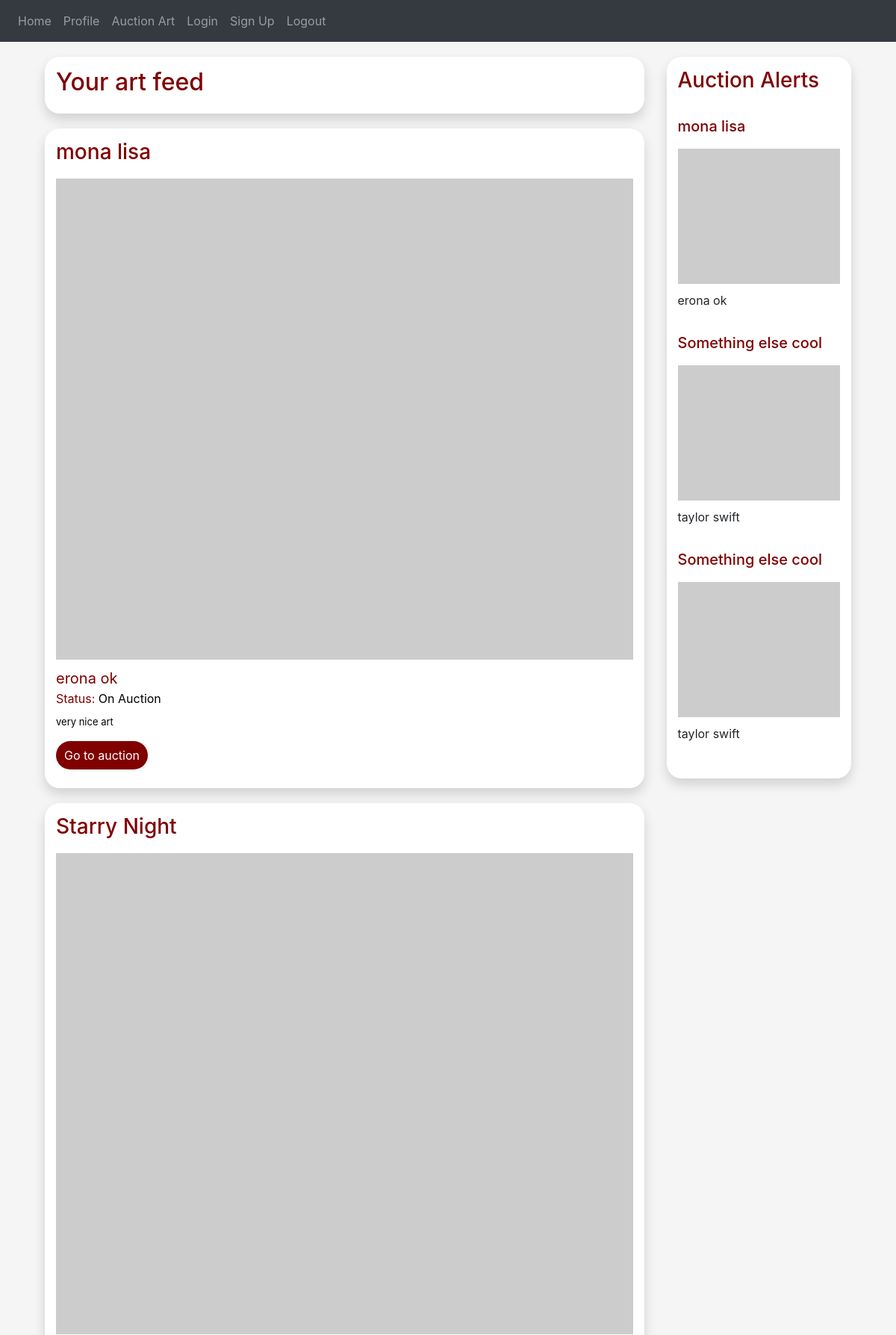
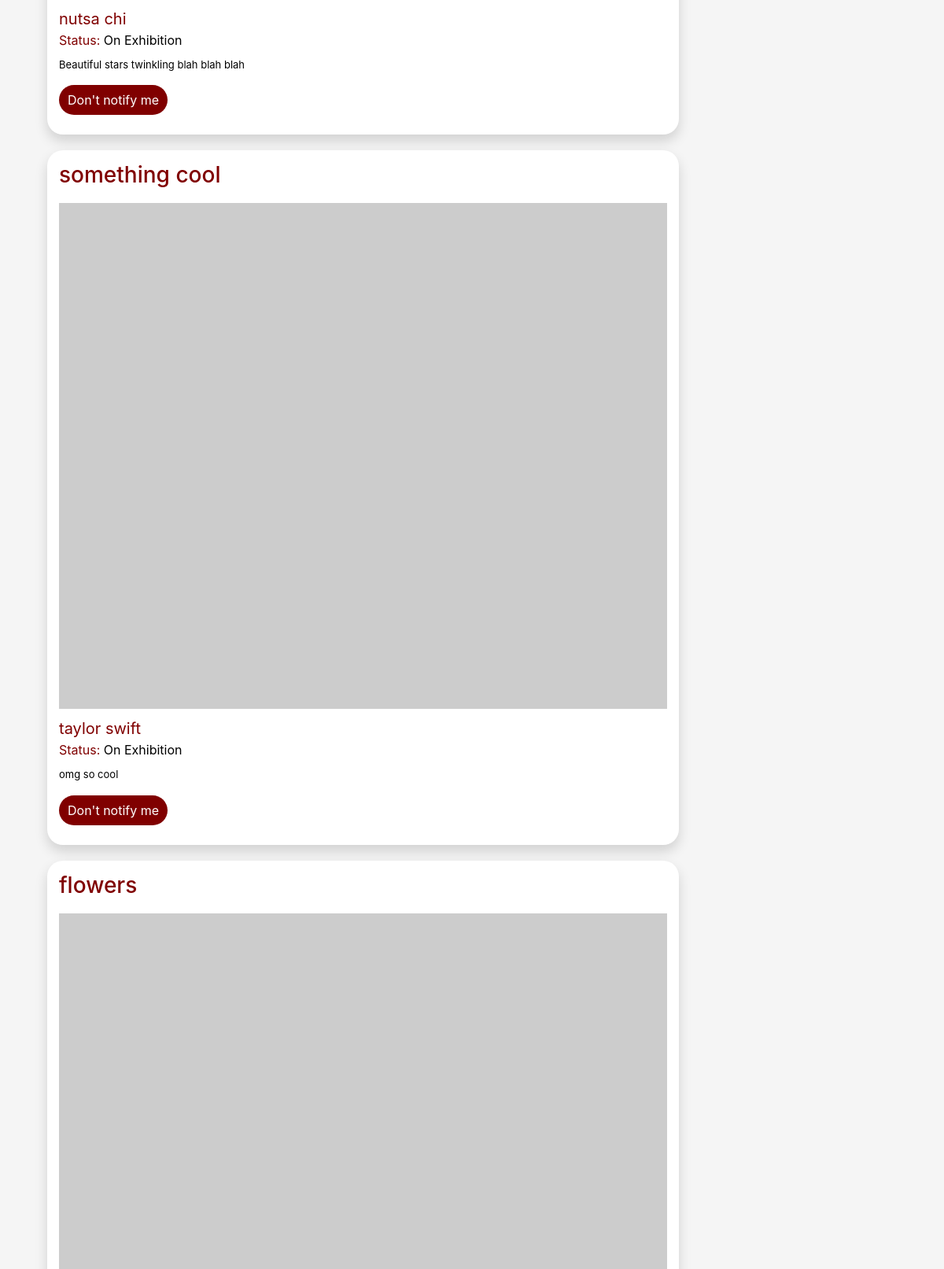
Screenshot of / (signed in, upper part) with the database file from the repository (2 pictures, top to bottom).
### auctionly/art/art.py (models this page shows, shortened)
class Art(db.Model):
    id = db.Column(db.Integer, primary_key=True)
    owner_id = db.Column(db.Integer, db.ForeignKey("user.id"))
    name = db.Column(db.String(150))
    description = db.Column(db.String(150))
    image = db.Column(db.String(150))
    art_category = db.Column(db.String(150))
    up_for_auction = db.Column(db.String(5))
    def get_name(self):
        return self.name
    def get_owner(self):
        return self.owner_id
    def get_description(self):
        return self.description
    def get_up_for_auction(self):
        return self.up_for_auction
    def get_art_category(self):
        return self.art_category
    def get_art_id(self):
        return self.id

### auctionly/users/user.py (models this page shows, shortened)
class User(db.Model, UserMixin):
    __tablename__ = 'user'
    id = db.Column(db.Integer, primary_key=True)
    email = db.Column(db.String(150), unique=True)
    password = db.Column(db.String(150))
    first_name = db.Column(db.String(150))
    last_name = db.Column(db.String(150))
    def get_full_name(self):
        return self.first_name + " " + self.last_name
    def get_user_prefs(self):
        user_pref = User_Preference.query.filter_by(user_id=self.id).all()
        prefs = []
        for pref in user_pref:
            prefs.append(pref.get_name())
        return prefs
    def get_auction_notification_list(self):
        user_subs = Art_Notifications.query.filter_by(user_id=self.id).all()
        user_notifications = []
        for sub in user_subs:
            art_id = sub.get_art_id()
            print("art_id")
            print(art_id)
            art = Art.query.filter_by(id=art_id).first()
            if(art.get_up_for_auction() == "True"):
                user_notifications.append(art)
        return user_notifications
    def get_notification_list(self):
        user_subs = Art_Notifications.query.filter_by(user_id=self.id).all()
        subs_ids = []
        for sub in user_subs:
            art_id = sub.get_art_id()
            subs_ids.append(art_id)
        return subs_ids

### auctionly/views.py (the view, shortened to what this page needs)
@views.route('/', methods=['GET', 'POST'])
@login_required
def home():
    user = flask_login.current_user
    user_pref = user.get_user_prefs()
    feed = Feed(user_pref)
    user_notifications = user.get_notification_list()
    user_auction_alerts = user.get_auction_notification_list()
    if not user_pref:
        user_feed = feed.get_feed()
    else:
        user_feed = feed.get_users_feed()
    return render_template("home.html", feed_art=user_feed, feed=feed, notifications=user_notifications, alerts=user_auction_alerts)

### auctionly/__init__.py (called while the page is built)
def create_app():
    app = Flask(__name__)
    app.config['SECRET_KEY'] = 'alkjsfkalalfks'
    app.config['SQLALCHEMY_DATABASE_URI'] = f'sqlite:///{DB_NAME}'
    db.init_app(app)
    from .views import views
    from .auth import auth
    app.register_blueprint(views, url_prefix='/')
    app.register_blueprint(auth, url_prefix='/')
    from .users.user import User
    create_database(app)
    login_manager = LoginManager()
    login_manager.login_view = 'auth.login'
    login_manager.init_app(app)
    @login_manager.user_loader
    def load_user(id):
        return User.query.get(int(id))
    return app

### auctionly/art/art_notifications.py (called while the page is built)
    def get_art_id(self):
        return self.art_id

### auctionly/auction/auction.py (called while the page is built)
    def get_auction_id(self):
        return self.id

### auctionly/system/feed.py (called while the page is built)
    def get_users_feed(self):
        return self.art_for_feed

    def get_user_name(self, user_id):
        user = User.query.filter_by(id=user_id).first()
        name = user.get_full_name()
        return name

    def get_art_auction_id(self, art_id):
        auction = Auction.query.filter_by(art_id=art_id).first()
        auction_id = auction.get_auction_id()
        return auction_id

### auctionly/users/user_preference.py (called while the page is built)
    def get_name(self):
        return self.art_pref

### auctionly/templates/home.html (shortened to what this page needs)
{% extends "base.html" %} {% block title %}Home Page{% endblock %} {% block content %}
<form method="POST">
    <head>
        <link href="../static/css/style.css" rel="stylesheet">
      </head>
    <body>
        <div class="container">
          <div class="row">
                <div class="col-lg-9">
                    <div class="media-card">
                        <div class="media">
                            <div class="media-body">
                                <h2 style="color: maroon; text-decoration: none;">Your art feed</h2>
                            </div>
                        </div>
                    </div>
                    {% for art in feed_art %}
                        <div class="media-card">
                            <div class="media">
                                <div class="media-body">
                                    <h3><a style="color: maroon; text-decoration: none;" type="submit" name="view">{{ art.get_name() }}</a></h3>
                                    <img src="https://picsum.photos/600/500" class="img-fluid center" style="padding-top: 10px; align-items: center;">
                                    <h7><a style="color: maroon; text-decoration: none; padding-top: 10px; font-size: 20px;" type="submit" name="view">{{ feed.get_user_name(art.get_owner()) }}</a></h7>
                                    <br>
                                    <h8 style="color: maroon;">Status: <h8 style="color: black;">{%if art.get_up_for_auction() == "False":%} On Exhibition {%else:%} On Auction {%endif%}</h8>
                                    <p style="font-size: 13px; padding-top: 10px; color: black;">{{ art.get_description() }}</p>
                                    {%if art.get_up_for_auction() == "False":%}
                                        {%if art.get_art_id() is in notifications:%}
                                        <a href="/?art_id={{ art.get_art_id() }}&notify=False" role="button"><button type="button" class="btn btn-view-more">Don't notify me</button></a>
                                        {%else:%}
                                        <a href="/?art_id={{ art.get_art_id() }}&notify=True" role="button"><button type="button" class="btn btn-view-more">Notify me</button></a>
                                        {%endif%}
                                    {%else:%}
                                        <a href="/auction?id={{ feed.get_art_auction_id(art.get_art_id()) }}" role="button"><button type="button" class="btn btn-view-more">Go to auction</button></a>
                                    {%endif%}
                                </div>
                            </div>
                        </div>
                    {% endfor %}
                </div>
                <div class="col-lg-3">
                <div class="auctions-card">
                    <h3><a style="color: maroon; text-decoration: none;" type="submit" name="view">Auction Alerts</a></h3>
                    <br>
                    {% if not alerts: %}
                        <div class="media">
                            <div class="media-body">
                                <h5><a style="color: maroon; text-decoration: none;" type="submit" name="view">No alerts</a></h5>
                                <h7><a style="text-decoration: none; padding-top: 10px;" type="submit" name="view">You can sign up to be alerted when exhibition pieces go on auction by clicking the "Notify me" button</a></h7>
                            </div>
                        </div>
                    {% else: %}
                        {% for notify in alerts %}
                            <div class="media">
                                <div class="media-body">
                                    <h5><a href="/auction?id={{ feed.get_art_auction_id(notify.get_art_id()) }}" style="color: maroon; text-decoration: none;" type="submit" name="view">{{ notify.get_name() }}</a></h5>
                                    <img src="https://picsum.photos/600/500" class="img-fluid center-small" style="padding-top: 10px; align-items: center;">
                                    <h7><a style="text-decoration: none; padding-top: 10px;" type="submit" name="view">{{ feed.get_user_name(notify.get_owner()) }}</a></h7>
                                </div>
                            </div>
                        {% endfor %}
                    {% endif %}
                </div>
                </div>
            </div>
        </div>
      </body>
</form>
{% endblock %}

### auctionly/templates/base.html (shortened to what this page needs)
<!DOCTYPE html>
<html>
<head>
    <link rel="stylesheet" href="https://stackpath.bootstrapcdn.com/bootstrap/4.4.1/css/bootstrap.min.css" />
    <link rel="stylesheet" href="https://stackpath.bootstrapcdn.com/font-awesome/4.7.0/css/font-awesome.min.css" />
</head>
<body>
    <nav class="navbar navbar-expand-lg navbar-dark bg-dark">
        <div class="collapse navbar-collapse" id="navbar">
            <div class="navbar-nav">
                <a class="nav-item nav-link" id="home" href="/">Home</a>
                <a class="nav-item nav-link" id="profile" href="/profile">Profile</a>
                <a class="nav-item nav-link" id="auction-art" href="/auction-art">Auction Art</a>
                <a class="nav-item nav-link" id="login" href="/login">Login</a>
                <a class="nav-item nav-link" id="signUp" href="/sign-up">Sign Up</a>
                <a class="nav-item nav-link" id="logout" href="/logout">Logout</a>
            </div>
        </div>
    </nav>
    <div class="container">{% block content %} {% endblock %}</div>
</body>
</html>

### auctionly/static/css/style.css (style rules this page uses)
body { background-color: #f5f5f5f5; }
html { overflow-y: overlay; }
.btn-view-more { background-color: maroon; border-radius: 100px !important; color: white; padding-left: 10px; padding-right: 10px; margin: auto; margin-bottom: 10px; }
.media-card { margin-top: 20px; padding: 15px; border-radius: 20px; box-shadow: 0px 8px 16px rgba(0, 0, 0, 0.15); background-color: white; }
.auctions-card { padding: 15px; border-radius: 20px; box-shadow: 0px 8px 16px rgba(0, 0, 0, 0.15); background-color: white; display: flex; justify-content: center; flex-direction: column; flex-wrap: wrap; margin-top: 20px; margin-bottom: 20px; }
.center { display: block; margin-left: auto; margin-right: auto; width: 100%; }
.center-small { display: block; margin-left: auto; margin-right: auto; width: 100%; }

### rows the page displays
Art: get_name "mona lisa", up_for_auction "On Auction", get_description "very nice art"
User: get_user_name "erona ok"
Art: get_name "Starry Night", up_for_auction "On Exhibition", get_description "Beautiful stars twinkling blah blah blah"
User: get_user_name "nutsa chi"
Art: get_name "something cool", up_for_auction "On Exhibition", get_description "omg so cool"
User: get_user_name "taylor swift"
Art: get_name "flowers"
Art: get_name "Something else cool"
